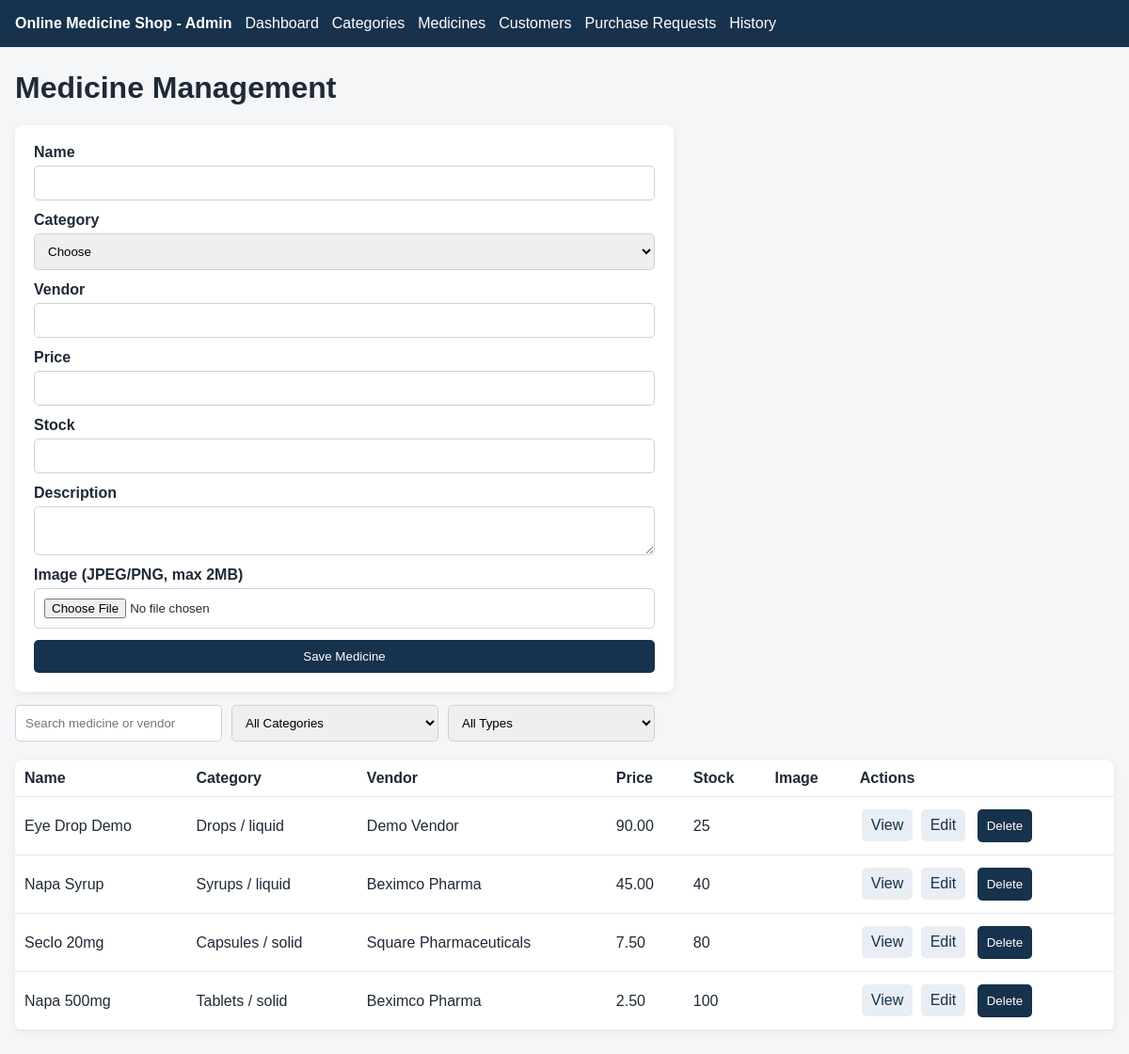
The page /index.php?action=medicines on the database its author committed.
### tables this page shows
CREATE TABLE medicines (
    id INT NOT NULL AUTO_INCREMENT,
    name VARCHAR(150) NOT NULL,
    category_id INT NOT NULL,
    vendor_name VARCHAR(150) NOT NULL,
    price DECIMAL(10,2) NOT NULL,
    availability INT NOT NULL DEFAULT 0,
    description TEXT NULL,
    image_path VARCHAR(255) NULL,
    created_at TIMESTAMP NOT NULL DEFAULT CURRENT_TIMESTAMP,
    updated_at TIMESTAMP NOT NULL DEFAULT CURRENT_TIMESTAMP ON UPDATE CURRENT_TIMESTAMP,
    PRIMARY KEY (id),
    KEY idx_medicines_category (category_id),
    CONSTRAINT fk_medicines_category
        FOREIGN KEY (category_id)
        REFERENCES categories(id)
        ON UPDATE CASCADE
        ON DELETE RESTRICT
);

CREATE TABLE categories (
    id INT NOT NULL AUTO_INCREMENT,
    name VARCHAR(100) NOT NULL,
    category_type ENUM('liquid','solid') NOT NULL,
    created_at TIMESTAMP NOT NULL DEFAULT CURRENT_TIMESTAMP,
    PRIMARY KEY (id),
    UNIQUE KEY uq_categories_name (name)
);

### Control/BaseController.php (called while the page is built, shortened)
<?php
abstract class BaseController {
    protected function view(string $path, array $data = []): void { extract($data); require __DIR__ . '/../View/' . $path . '.php'; }
}

### Control/MedicineController.php (called while the page is built, shortened)
<?php
class MedicineController extends BaseController
{
    private Medicine $model;
    private Category $cats;
    public function __construct()
    {
        $this->model = new Medicine($this->db);
        $this->cats = new Category($this->db);
    }
    private function page(?array $edit = null, array $errors = []): array
    {
        return [
            'rows' => $this->model->all(),
            'categories' => $this->cats->all(),
            'edit' => $edit,
            'errors' => $errors
        ];
    }
    public function index(): void
    {
        $this->view('medicines/index', $this->page());
    }
}

### public/index.php (called while the page is built, shortened)
<?php
require_once __DIR__ . '/../config/auth.php';
require_once __DIR__ . '/../Control/BaseController.php';
require_once __DIR__ . '/../Control/MedicineController.php';
$action = $_GET['action'] ?? 'dashboard';
$routes = [
    'dashboard' => [DashboardController::class, 'index'],
    'categories' => [CategoryController::class, 'index'],
    'category_save' => [CategoryController::class, 'save'],
    'category_edit' => [CategoryController::class, 'edit'],
    'category_delete' => [CategoryController::class, 'delete'],
    'medicines' => [MedicineController::class, 'index'],
    'medicine_save' => [MedicineController::class, 'save'],
    'medicine_edit' => [MedicineController::class, 'edit'],
    'medicine_delete' => [MedicineController::class, 'delete'],
    'medicine_details' => [MedicineController::class, 'details'],
    'medicine_search_api' => [MedicineController::class, 'searchApi'],
    'customers' => [CustomerController::class, 'index'],
    'customer_edit' => [CustomerController::class, 'edit'],
    'customer_save' => [CustomerController::class, 'save'],
    'customer_delete' => [CustomerController::class, 'delete'],
    'customer_details' => [CustomerController::class, 'details'],
    'customer_search_api' => [CustomerController::class, 'searchApi'],
    'orders' => [OrderController::class, 'index'],
    'order_status_api' => [OrderController::class, 'updateStatusApi'],
    'order_search_api' => [OrderController::class, 'searchApi'],
    'history' => [OrderController::class, 'history']
];
[$class, $method] = $routes[$action];
$controller = new $class();
$controller->$method();

### config/auth.php (called while the page is built, shortened)
<?php
function csrfToken(): string {
    return $_SESSION['csrf_token'];
}
function e($value): string {
    return htmlspecialchars((string)$value, ENT_QUOTES, 'UTF-8');
}

### Model/Medicine.php (called while the page is built, shortened)
<?php
class Medicine {
    public function all(): array {
        return $this->db->query("SELECT m.*,c.name category_name,c.category_type
          FROM medicines m JOIN categories c ON c.id=m.category_id ORDER BY m.id DESC")->fetchAll();
    }
}

### View/medicines/index.php (the view)
<?php require __DIR__.'/../layouts/header.php'; ?><h1>Medicine Management</h1><?php if(isset($errors['general'])):?><p class="error"><?=e($errors['general'])?></p><?php endif;?><form id="medicineForm" method="post" enctype="multipart/form-data" action="index.php?action=medicine_save" class="form"><input type="hidden" name="csrf_token" value="<?=csrfToken()?>"><input type="hidden" name="id" value="<?=e($edit['id']??'')?>"><label>Name<input name="name" required value="<?=e($edit['name']??'')?>"></label><label>Category<select name="category_id" required><option value="">Choose</option><?php foreach($categories as $c):?><option value="<?=$c['id']?>" <?=($edit['category_id']??'')==$c['id']?'selected':''?>><?=e($c['name'])?> (<?=e($c['category_type'])?>)</option><?php endforeach;?></select></label><label>Vendor<input name="vendor_name" required value="<?=e($edit['vendor_name']??'')?>"></label><label>Price<input type="number" step="0.01" min="0.01" name="price" required value="<?=e($edit['price']??'')?>"></label><label>Stock<input type="number" min="0" name="availability" required value="<?=e($edit['availability']??'')?>"></label><label>Description<textarea name="description"><?=e($edit['description']??'')?></textarea></label><label>Image (JPEG/PNG, max 2MB)<input type="file" name="image" accept="image/jpeg,image/png"></label><button>Save Medicine</button></form><div class="toolbar">
<input id="medicineSearch" placeholder="Search medicine or vendor">
<select id="medicineCategory"><option value="">All Categories</option><?php foreach($categories as $c): ?><option value="<?=$c['id']?>"><?=e($c['name'])?></option><?php endforeach; ?></select>
<select id="medicineType"><option value="">All Types</option><option value="liquid">Liquid</option><option value="solid">Solid</option></select>
</div>
<table id="medicinesTable" data-csrf="<?=csrfToken()?>"><thead><tr><th>Name</th><th>Category</th><th>Vendor</th><th>Price</th><th>Stock</th><th>Image</th><th>Actions</th></tr></thead><tbody><?php foreach($rows as $r):?><tr><td><?=e($r['name'])?></td><td><?=e($r['category_name'])?> / <?=e($r['category_type'])?></td><td><?=e($r['vendor_name'])?></td><td><?=e($r['price'])?></td><td><?=e($r['availability'])?></td><td><?php if($r['image_path']):?><img class="thumb" src="<?=e($r['image_path'])?>"><?php endif;?></td><td><a class="btn-link" href="index.php?action=medicine_details&id=<?=$r['id']?>">View</a>
<a class="btn-link" href="index.php?action=medicine_edit&id=<?=$r['id']?>">Edit</a> <form class="inline" method="post" action="index.php?action=medicine_delete" data-confirm="Delete medicine?"><input type="hidden" name="csrf_token" value="<?=csrfToken()?>"><input type="hidden" name="id" value="<?=$r['id']?>"><button>Delete</button></form></td></tr><?php endforeach;?></tbody></table><?php require __DIR__.'/../layouts/footer.php'; ?>

### View/layouts/header.php (shortened to what this page needs)
<!doctype html><html><head><link rel="stylesheet" href="assets/css/style.css"></head><body><nav><b>Online Medicine Shop - Admin</b><a href="index.php?action=dashboard">Dashboard</a><a href="index.php?action=categories">Categories</a><a href="index.php?action=medicines">Medicines</a><a href="index.php?action=customers">Customers</a><a href="index.php?action=orders">Purchase Requests</a><a href="index.php?action=history">History</a></nav><main>

### View/layouts/footer.php
</main><script src="assets/js/app.js?v=20260901-final"></script></body></html>

### public/assets/css/style.css (style rules this page uses)
* { box-sizing:border-box }
body { margin:0;font-family:Arial,sans-serif;background:#f4f6f8;color:#1f2937 }
nav { background:#17324d;color:#fff;padding:16px;display:flex;gap:14px;flex-wrap:wrap }
nav a { color:#fff;text-decoration:none }
main { max-width:1200px;margin:25px auto;padding:0 16px }
.card,.form,table { background:#fff;border-radius:8px;box-shadow:0 2px 8px #0001 }
.form { padding:20px;display:grid;gap:12px;max-width:700px }
.form label { display:grid;gap:5px;font-weight:bold }
input,select,textarea,button { padding:10px;border:1px solid #ccd2d8;border-radius:5px }
button { background:#17324d;color:#fff;border:0;cursor:pointer }
table { width:100%;border-collapse:collapse;margin-top:20px }
th,td { padding:10px;border-bottom:1px solid #e5e7eb;text-align:left }
.inline { display:inline }
.toolbar { display:flex;gap:10px;flex-wrap:wrap;margin:14px 0 }
.toolbar input,.toolbar select { min-width:220px }
.btn-link { display:inline-block;background:#e8eef4;color:#17324d;padding:8px 10px;border-radius:5px;text-decoration:none;margin-right:4px }
td form.inline { display:inline-block;margin-left:4px }
td .btn-link,td form.inline button { margin:3px 2px }

### rows shown on the page
medicines: name "Eye Drop Demo", category.name "Drops", category.category_type "liquid", vendor_name "Demo Vendor", price "90.00", availability "25"
medicines: name "Napa Syrup", category.name "Syrups", category.category_type "liquid", vendor_name "Beximco Pharma", price "45.00", availability "40"
medicines: name "Seclo 20mg", category.name "Capsules", category.category_type "solid", vendor_name "Square Pharmaceuticals", price "7.50", availability "80"
medicines: name "Napa 500mg", category.name "Tablets", category.category_type "solid", vendor_name "Beximco Pharma", price "2.50", availability "100"
